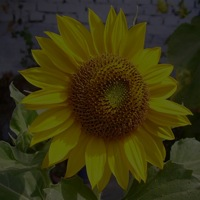
%> input picture lab2/flower.jpg, 200 x 200 px
$ octave q2.m   (GNU Octave 9; MATLAB toolbox functions it lacks are replaced by stand-ins)
%> lines starting %> are read from the running program, lines starting %| are printed output that depends on the picture
c = imread('flower.jpg');
%> c is the input picture: size 200x200x3 uint8; mean R, G, B 58, 53, 17.1

% storing image information in cd
cd = double(c);

% extracting all bit one by one
% from 1st to 8th in variable
% from c1 to c8 respectively
c1 = mod(cd, 2);
c2 = mod(floor(cd/2), 2);
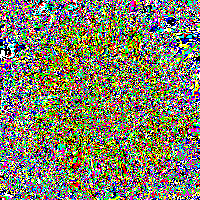
%> c2: size 200x200x3 double; mean R, G, B 0.499, 0.503, 0.405
c3 = mod(floor(cd/4), 2);
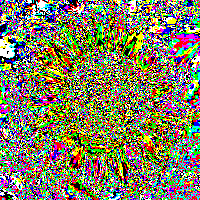
%> c3: size 200x200x3 double; mean R, G, B 0.505, 0.498, 0.378
c4 = mod(floor(cd/8), 2);
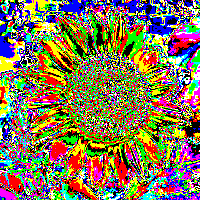
%> c4: size 200x200x3 double; mean R, G, B 0.518, 0.467, 0.34
c5 = mod(floor(cd/16), 2);
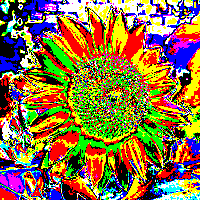
%> c5: size 200x200x3 double; mean R, G, B 0.546, 0.446, 0.262
c6 = mod(floor(cd/32), 2);
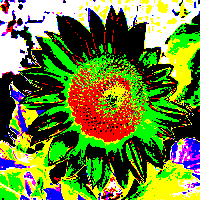
%> c6: size 200x200x3 double; mean R, G, B 0.425, 0.515, 0.207
c7 = mod(floor(cd/64), 2);
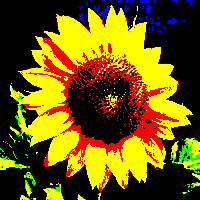
%> c7: size 200x200x3 double; mean R, G, B 0.438, 0.346, 0.0126
c8 = mod(floor(cd/128), 2);
%> c8: size 200x200x3 double; every value is 0


cc = (2 * (2 * (2 * (2 * (2 * (2 * (2 * c8 + c7) + c6) + c5) + c4) + c3) + c2) + c1);


subplot(3, 5, 1);
imshow(c);
title('Original Image');


subplot(3, 5, 2);
imshow(c1);
title('Bit Plane 8');
subplot(3, 5, 3);
imshow(c2);
title('Bit Plane 7');
subplot(3, 5, 4);
imshow(c3);
title('Bit Plane 6');
subplot(3, 5, 5);
imshow(c4);
title('Bit Plane 5');
subplot(3, 5, 6);
imshow(c5);
title('Bit Plane 4');
subplot(3, 5, 7);
imshow(c6);
title('Bit Plane 3');
subplot(3, 5, 8);
imshow(c7);
title('Bit Plane 2');
subplot(3, 5, 9);
imshow(c8);
title('Bit Plane 1');


subplot(3, 5, 10);
imshow(uint8(cc));
title('Recombined Image');

c=1000;
img2=c7;
for row=1:size(c7,1)
    for col=1:size(c7,2)
        m=double(c7(row,col,:));
        img2(row,col,:)=c.*log10(1+m);
    end
end

subplot(3, 5, 11);
imshow(uint8(img2));
title('log on 2nd plane');

img3=im2double(c8);
x=img3;
[r,c]=size(img3);
%> r = 200; c = 600
factor=1;
for i=1:r
    for j = 1:c
  x(i,j)= exp(img3(i,j)^factor)-1;
    end
end

subplot(3, 5, 13);
imshow(uint8(img3));
title('Inverse log on 1st plane');


cc1 = (2 * (2 * (2 * (2 * (2 * (2 * (2 * img3 + img2) + c6) + c5) + c4) + c3) + c2) + c1);

subplot(3, 5, 15);
imshow(uint8(cc1));
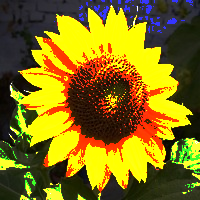
%> displayed picture: size 200x200x3, on the screen's scale of 0 to 255; mean R, G, B 133.9, 113.9, 19.4
title('Recombined Image');
